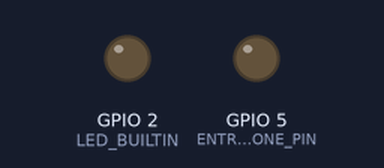
Simulated run of this sketch. Board: ESP8266 (NodeMCU). On the bench: output pins drawn as LEDs (lit = HIGH, except the on-board LED, lit = LOW). WiFi joins after 1.5 s; servers stay silent unless stated; what the sketch prints to the serial monitor is not drawn.

Above: at 0.1 s.
At 1.3 s:
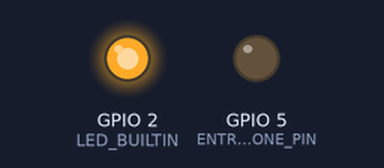
Timing chart, 0 to 2.8 s (numbered marks = the images above):
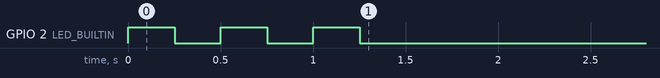

The sketch:

main.ino
```cpp
#include "header.h"

//=================
// Configuration
// ================

const int ENTRYPHONE_PIN = 5;
const int SERVER_PORT = 80;
const int REQUEST_TIEMOUT = 1000;

// WIFI credentials -- to be removed
const char* ssid = "hackerspace";
const char* password = "hackerspace";

// IP consts -- to be removed
// Sets static IP for the device
const IPAddress ip(192, 168, 0, 10);
const IPAddress gateway(192, 168, 0, 1);
const IPAddress subnet(255, 255, 255, 0);

//=================
// Main
// ================

indicator Indicator(LED_BUILTIN);
server Server(SERVER_PORT);
door Door(ENTRYPHONE_PIN);

void setup()
{
    wifiConnect(ssid, password, []()
    {
        Indicator.blink();
    });

    Server.init();

    // Prints own ip
    Serial.begin(9600);
    Serial.println(WiFi.localIP());
}

void loop()
{
    Server.handleRequest(REQUEST_TIEMOUT ,[]()
    {
        Door.open();
    });
}
```

door.ino
```cpp
#include "header.h"

door::door(int pin) : pinOperator(pin)
{
    close();
}

void door::open()
{
    digitalWrite(PIN, LOW);
    delay(1000);
    close();
}

void door::close()
{
    digitalWrite(PIN, HIGH);
}
```

header.h
```cpp
#pragma once

// External WiFi libs
#include <ESP8266WiFi.h>
#include <ESP8266mDNS.h>
#include <WiFiUdp.h>

#include <functional>

//=================
// Pin operators
// ================

class pinOperator
{
protected:
    int PIN;
    pinOperator(int pin)
    {
        PIN = pin;
        pinMode(PIN, OUTPUT);
    }
};

class indicator: pinOperator
{
public:
    indicator(int);
    void blink();
private:
    void on();
    void off();
};

class door: pinOperator
{
public:
    door(int);
    void open();
private:
    void close();
};

//=================
// Network
// ================

void wifiConnect(const char[],const char[], std::function<void ()>);
void wifiConnect(const char ssid[],const char pass[]);

class server
{
public:
    server(unsigned short int);
    ~server();
    void handleRequest(unsigned int, std::function<void ()>);
    void init();
private:
    WiFiServer* _server;
};
```

indicator.ino
```cpp
#include "header.h"

indicator::indicator(int pin) : pinOperator(pin)
{
    on();
}
void indicator::blink()
{
    off();
    delay(250);
    on();
    delay(250);
}

void indicator::on()
{
    digitalWrite(PIN, LOW);
}

void indicator::off()
{
    digitalWrite(PIN, HIGH);
}
```

server.ino
```cpp
#include "header.h"

void server::handleRequest(unsigned int timeout, std::function<void ()> onReqest)
{
    // Check if a client has connected
    WiFiClient Client = _server->available();
    // Try again if not
    if (!Client) return;

    int requestTime = 0;

    // Wait for data
    while(!Client.available())
    {
        delay(1);
        requestTime++;
        if(requestTime > timeout)
        {
            Client.flush();
            return;
        }
    }

    // If the request is not a favicon, handle it
    if(!(Client.readStringUntil('\r').indexOf("/favicon") != -1))
    {
        onReqest();
    }

    // Respond 200, OK
    Client.println("HTTP/1.1 200 OK");

    // Get ready for next request
    Client.flush();
}

server::server(unsigned short int port)
{
    _server = new WiFiServer(static_cast<uint16_t>(port));
}

server::~server()
{
    delete _server;
}

void server::init()
{
    _server->begin();
}
```

wifi.ino
```cpp
#include "header.h"

void wifiConnect(const char ssid[],const char pass[], std::function<void ()> onNotConnected)
{
    wifiConnect(ssid, pass);

    // while unable to connect
    while (WiFi.status() != WL_CONNECTED)
    {
        onNotConnected();
    }
}

void wifiConnect(const char ssid[],const char pass[])
{
    WiFi.config(ip, gateway, subnet);
    WiFi.mode(WIFI_STA);
    WiFi.begin(ssid, pass);
}
```
